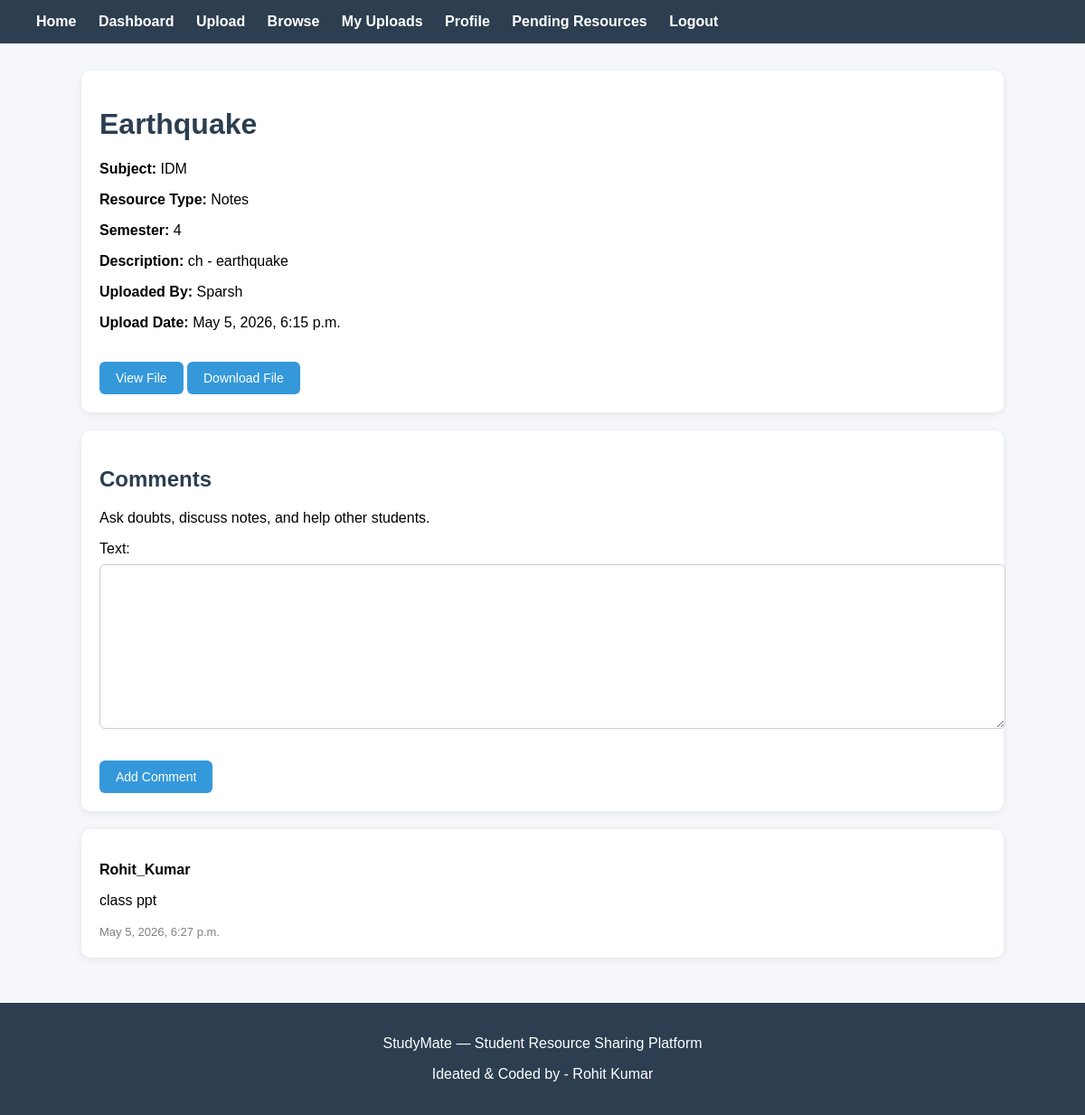
The page /resource/7/ (signed in) on the database its author committed.
### resources/models.py (models this page shows, shortened)
class Resource(models.Model):
    RESOURCE_TYPES = [
        ('Notes', 'Notes'),
        ('PYQ', 'PYQ'),
        ('Quiz', 'Quiz'),
        ('Assignment', 'Assignment'),
        ('Lab File', 'Lab File'),
    ]
    SEMESTER_CHOICES = [
        ('1', 'Semester 1'),
        ('2', 'Semester 2'),
        ('3', 'Semester 3'),
        ('4', 'Semester 4'),
        ('5', 'Semester 5'),
        ('6', 'Semester 6'),
        ('7', 'Semester 7'),
        ('8', 'Semester 8'),
    ]
    title = models.CharField(max_length=200)
    subject = models.CharField(max_length=100)
    resource_type = models.CharField(
        max_length=50,
        choices=RESOURCE_TYPES
    )
    semester = models.CharField(
        max_length=10,
        choices=SEMESTER_CHOICES
    )
    description = models.TextField()
    file = models.FileField(upload_to='notes/')
    uploaded_by = models.ForeignKey(
        User,
        on_delete=models.CASCADE
    )
    upload_date = models.DateTimeField(auto_now_add=True)
    is_approved = models.BooleanField(default=False)

class Comment(models.Model):
    resource = models.ForeignKey(
        Resource,
        on_delete=models.CASCADE
    )
    user = models.ForeignKey(
        User,
        on_delete=models.CASCADE
    )
    text = models.TextField()
    created_at = models.DateTimeField(
        auto_now_add=True
    )

### resources/views.py (the view)
# urls.py: path('resource/<int:resource_id>/', views.resource_detail, name='resource_detail'),
@login_required
def resource_detail(request, resource_id):
    resource = Resource.objects.get(
        id=resource_id,
        is_approved=True
    )
    comments = Comment.objects.filter(
        resource=resource
    ).order_by('-created_at')
    if request.method == "POST":
        form = CommentForm(request.POST)
        if form.is_valid():
            comment = form.save(commit=False)
            comment.resource = resource
            comment.user = request.user
            comment.save()
            return redirect(
                'resource_detail',
                resource_id=resource.id
            )
    else:
        form = CommentForm()
    return render(
        request,
        'resource_detail.html',
        {
            'resource': resource,
            'comments': comments,
            'form': form
        }
    )

### resources/forms.py
class CommentForm(forms.ModelForm):
    class Meta:
        model = Comment
        fields = ['text']

### resources/templates/resource_detail.html (shortened to what this page needs)
{% extends 'base.html' %}
{% block content %}
<div class="card">
    <h1>{{ resource.title }}</h1>
    <p>
        <strong>Subject:</strong>
        {{ resource.subject }}
    </p>
    <p>
        <strong>Resource Type:</strong>
        {{ resource.resource_type }}
    </p>
    <p>
        <strong>Semester:</strong>
        {{ resource.semester }}
    </p>
    <p>
        <strong>Description:</strong>
        {{ resource.description }}
    </p>
    <p>
        <strong>Uploaded By:</strong>
        {{ resource.uploaded_by.username }}
    </p>
    <p>
        <strong>Upload Date:</strong>
        {{ resource.upload_date }}
    </p>
    <br>
    <a href="{{ resource.file.url }}" target="_blank">
        <button>
            View File
        </button>
    </a>
    <a href="{{ resource.file.url }}" download>
        <button>
            Download File
        </button>
    </a>
</div>
<div class="card">
    <h2>Comments</h2>
    <p>
        Ask doubts, discuss notes, and help other students.
    </p>
    <form method="POST">
        {{ form.as_p }}
        <button type="submit">
            Add Comment
        </button>
    </form>
</div>
{% for comment in comments %}
<div class="card">
    <p>
        <strong>{{ comment.user.username }}</strong>
    </p>
    <p>
        {{ comment.text }}
    </p>
    <small>
        {{ comment.created_at }}
    </small>
</div>
{% empty %}
<div class="card">
    <p>No comments yet.</p>
</div>
{% endfor %}
{% endblock %}

### resources/static/css/style.css (style rules this page uses)
body { font-family: Arial, sans-serif; margin: 0; padding: 0; background: #f5f7fa; }
.card { background: white; padding: 20px; margin-bottom: 20px; border-radius: 10px; box-shadow: 0px 2px 8px rgba(0, 0, 0, 0.08); }
button { background: #3498db; color: white; border: none; padding: 10px 18px; border-radius: 6px; cursor: pointer; font-size: 14px; }
input, select, textarea { width: 100%; padding: 10px; margin-top: 8px; margin-bottom: 15px; border: 1px solid #ccc; border-radius: 6px; font-size: 14px; }
h1, h2, h3 { color: #2c3e50; }
.card a { text-decoration: none; font-weight: 500; }
small { color: gray; font-size: 13px; }

### rows shown on the page
Resource: title "Earthquake", subject "IDM", resource_type "Notes", semester "4", description "ch - earthquake", uploaded_by.username "Sparsh", upload_date "May 5, 2026, 6:15 p.m."
Comment: user.username "Rohit_Kumar", text "class ppt", created_at "May 5, 2026, 6:27 p.m."
